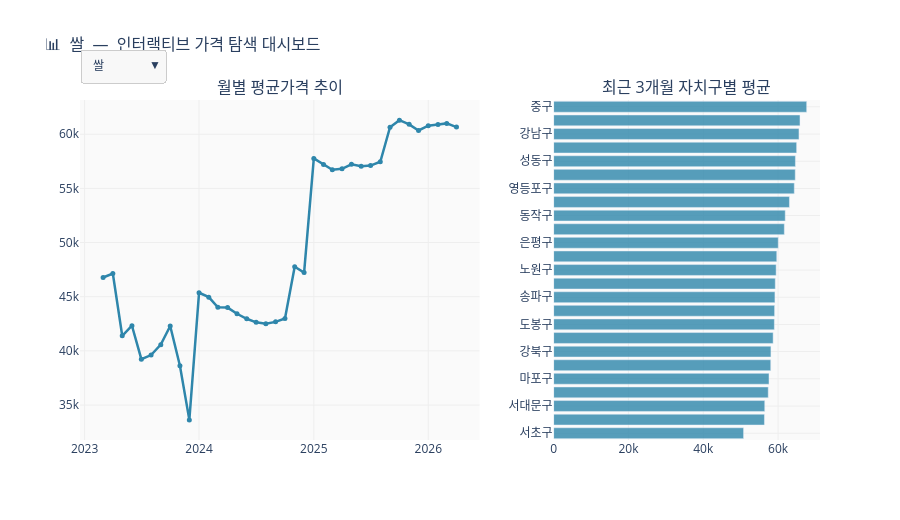

Notebook code for this chart:
### Markdown cell above
### 종합 시각화

### Code cell
# ── 1. 드롭다운 대상: 데이터 건수 상위 20개 품목 ─────────────────
items_for_dropdown = (
    df_clean.groupby('대표품목명')['보정가격']
    .count().nlargest(20).index.tolist()
)

# ── 2. 품목별 데이터 사전 준비 ────────────────────────────────────
item_traces_line = {}
item_traces_bar  = {}

for item in items_for_dropdown:
    cat   = df_clean[df_clean['대표품목명'] == item]['대분류'].iloc[0]
    color = CATEGORY_COLORS.get(cat, '#888888')

    monthly = (
        df_clean[df_clean['대표품목명'] == item]
        .groupby('연월_period')['보정가격']
        .mean().reset_index().sort_values('연월_period')
    )
    monthly['x'] = monthly['연월_period'].dt.to_timestamp()
    item_traces_line[item] = (monthly, color)

    recent_3m   = df_clean['연월_period'].max() - 2
    district_avg = (
        df_clean[
            (df_clean['대표품목명'] == item) &
            (df_clean['연월_period'] >= recent_3m)
        ]
        .groupby('자치구')['보정가격']
        .mean().sort_values(ascending=True).reset_index()
    )
    item_traces_bar[item] = (district_avg, color)

# ── 3. 초기 품목 traces ───────────────────────────────────────────
init_item = items_for_dropdown[0]
fig = make_subplots(
    rows=1, cols=2,
    subplot_titles=['월별 평균가격 추이', '최근 3개월 자치구별 평균'],
    column_widths=[0.6, 0.4],
)

monthly_init, ci = item_traces_line[init_item]
fig.add_trace(
    go.Scatter(x=monthly_init['x'], y=monthly_init['보정가격'],
               mode='lines+markers', name='월 평균',
               line=dict(color=ci, width=2.5), marker=dict(size=5)),
    row=1, col=1
)

bar_init, ci2 = item_traces_bar[init_item]
fig.add_trace(
    go.Bar(x=bar_init['보정가격'], y=bar_init['자치구'],
           orientation='h', name='자치구 평균',
           marker_color=ci2, opacity=0.8),
    row=1, col=2
)

# ── 4. 드롭다운 버튼 ──────────────────────────────────────────────
buttons = []
for item in items_for_dropdown:
    m, lc  = item_traces_line[item]
    b, bc  = item_traces_bar[item]
    buttons.append(dict(
        label=item, method='update',
        args=[
            {'x': [m['x'], b['보정가격']],
             'y': [m['보정가격'], b['자치구']],
             'marker.color': [lc, bc],
             'line.color':   [lc, bc]},
            {'title': f'📊  {item}  —  인터랙티브 가격 탐색 대시보드'}
        ]
    ))

fig.update_layout(
    title=f'📊  {init_item}  —  인터랙티브 가격 탐색 대시보드',
    title_font_size=16,
    updatemenus=[dict(
        buttons=buttons, direction='down', showactive=True,
        x=0.0, xanchor='left', y=1.15, yanchor='top',
        bgcolor='#f8f8f8', bordercolor='#cccccc',
    )],
    height=520, showlegend=False, plot_bgcolor='#fafafa',
)
fig.update_xaxes(showgrid=True, gridcolor='#eeeeee')
fig.update_yaxes(showgrid=True, gridcolor='#eeeeee')

# fig.write_html(f'{OUTPUT_DIR}/viz_11_interactive_dashboard.html')
fig.show()
# print("✅ VIZ-11 저장 완료 (HTML)")
